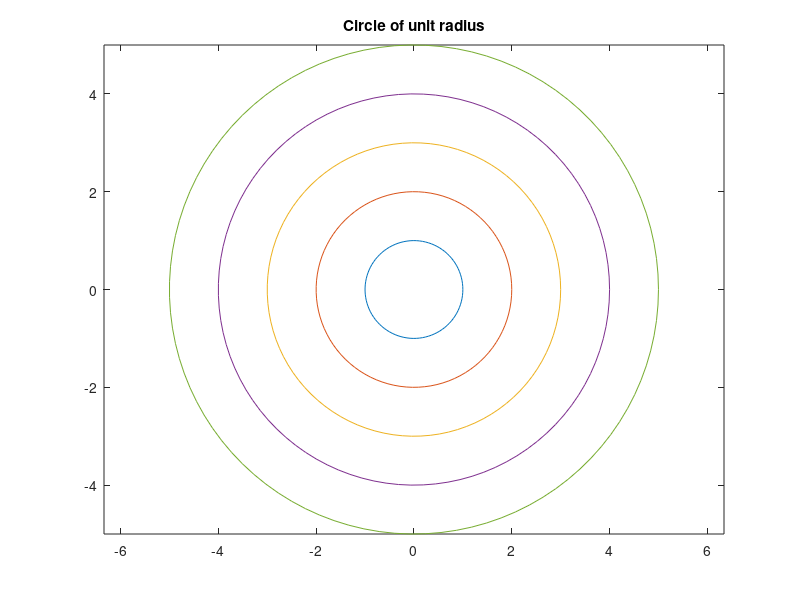

Reproduce this figure in MATLAB.
clc
clear
%circle printing
for r=[1 2 3 4 5]
th=linspace(0,2*pi,100)
x=r.*cos(th)
y=r.*sin(th)
plot(x,y)
hold on
axis('equal')
title("Circle of unit radius")
end
